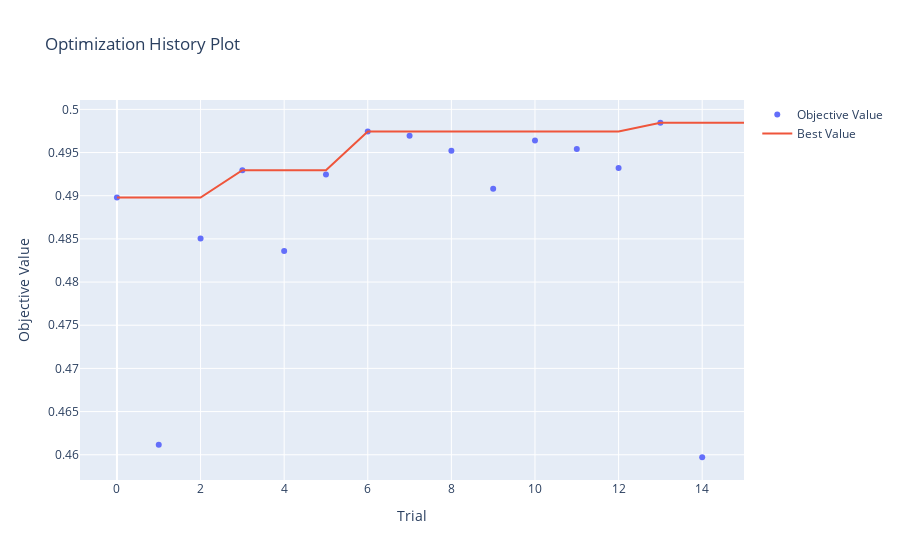

Notebook cell for this chart:
### Code cell
plot_optimization_history(study)

### Figure 1 — Plotly figure (JSON) as saved in the notebook; plotly's stock layout.template omitted (floating-point values rounded to 4 significant figures)
{"data": [{"mode": "markers", "name": "Objective Value", "x": [0, 1, 2, 3, 4, 5, 6, 7, 8, 9, 10, 11, 12, 13, 14], "y": [0.4898, 0.4611, 0.485, 0.493, 0.4836, 0.4924, 0.4974, 0.497, 0.4952, 0.4908, 0.4964, 0.4954, 0.4932, 0.4984, 0.4597], "type": "scatter"}, {"mode": "lines", "name": "Best Value", "x": [0, 1, 2, 3, 4, 5, 6, 7, 8, 9, 10, 11, 12, 13, 14, 15], "y": [0.4898, 0.4898, 0.4898, 0.493, 0.493, 0.493, 0.4974, 0.4974, 0.4974, 0.4974, 0.4974, 0.4974, 0.4974, 0.4984, 0.4984, 0.4984], "type": "scatter"}, {"marker": {"color": "#cccccc"}, "mode": "markers", "name": "Infeasible Trial", "showlegend": false, "x": [], "y": [], "type": "scatter"}], "layout": {"title": {"text": "Optimization History Plot"}, "xaxis": {"title": {"text": "Trial"}}, "yaxis": {"title": {"text": "Objective Value"}}}}
